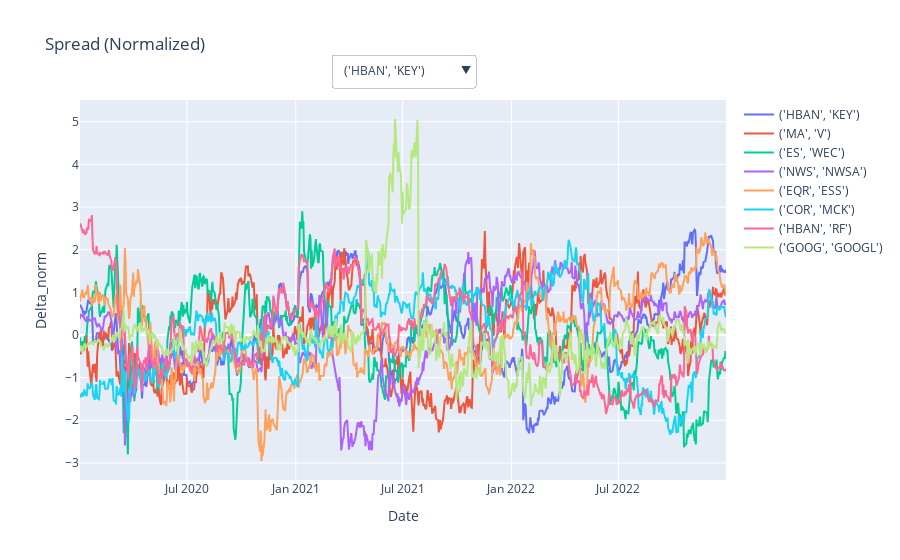

Notebook source saved alongside this figure:
### Code cell
viz.plot_spread(spread_dict_for_viz)

### Figure 1 — Plotly figure (JSON) as saved in the notebook; plotly's stock layout.template omitted (floating-point values rounded to 4 significant figures; data arrays with more than 128 entries replaced by an {"elided": "..."} marker saying what was removed)
{"data": [{"mode": "lines", "name": "('HBAN', 'KEY')", "type": "scatter", "x": {"elided": "756 str values"}, "y": {"elided": "756 float values"}}, {"mode": "lines", "name": "('MA', 'V')", "type": "scatter", "x": {"elided": "756 str values"}, "y": {"elided": "756 float values"}}, {"mode": "lines", "name": "('ES', 'WEC')", "type": "scatter", "x": {"elided": "756 str values"}, "y": {"elided": "756 float values"}}, {"mode": "lines", "name": "('NWS', 'NWSA')", "type": "scatter", "x": {"elided": "756 str values"}, "y": {"elided": "756 float values"}}, {"mode": "lines", "name": "('EQR', 'ESS')", "type": "scatter", "x": {"elided": "756 str values"}, "y": {"elided": "756 float values"}}, {"mode": "lines", "name": "('COR', 'MCK')", "type": "scatter", "x": {"elided": "756 str values"}, "y": {"elided": "756 float values"}}, {"mode": "lines", "name": "('HBAN', 'RF')", "type": "scatter", "x": {"elided": "756 str values"}, "y": {"elided": "756 float values"}}, {"mode": "lines", "name": "('GOOG', 'GOOGL')", "type": "scatter", "x": {"elided": "756 str values"}, "y": {"elided": "756 float values"}}], "layout": {"hovermode": "x unified", "title": {"text": "Spread (Normalized)"}, "updatemenus": [{"buttons": [{"args": [{"visible": [true, false, false, false, false, false, false, false]}], "label": "('HBAN', 'KEY')", "method": "update"}, {"args": [{"visible": [false, true, false, false, false, false, false, false]}], "label": "('MA', 'V')", "method": "update"}, {"args": [{"visible": [false, false, true, false, false, false, false, false]}], "label": "('ES', 'WEC')", "method": "update"}, {"args": [{"visible": [false, false, false, true, false, false, false, false]}], "label": "('NWS', 'NWSA')", "method": "update"}, {"args": [{"visible": [false, false, false, false, true, false, false, false]}], "label": "('EQR', 'ESS')", "method": "update"}, {"args": [{"visible": [false, false, false, false, false, true, false, false]}], "label": "('COR', 'MCK')", "method": "update"}, {"args": [{"visible": [false, false, false, false, false, false, true, false]}], "label": "('HBAN', 'RF')", "method": "update"}, {"args": [{"visible": [false, false, false, false, false, false, false, true]}], "label": "('GOOG', 'GOOGL')", "method": "update"}, {"args": [{"visible": [true, true, true, true, true, true, true, true]}], "label": "Show All", "method": "update"}, {"args": [{"visible": [false, false, false, false, false, false, false, false]}], "label": "Hide All", "method": "update"}], "direction": "down", "showactive": true, "x": 0.5, "xanchor": "center", "y": 1.12, "yanchor": "top"}], "xaxis": {"title": {"text": "Date"}}, "yaxis": {"title": {"text": "Delta_norm"}}}}
